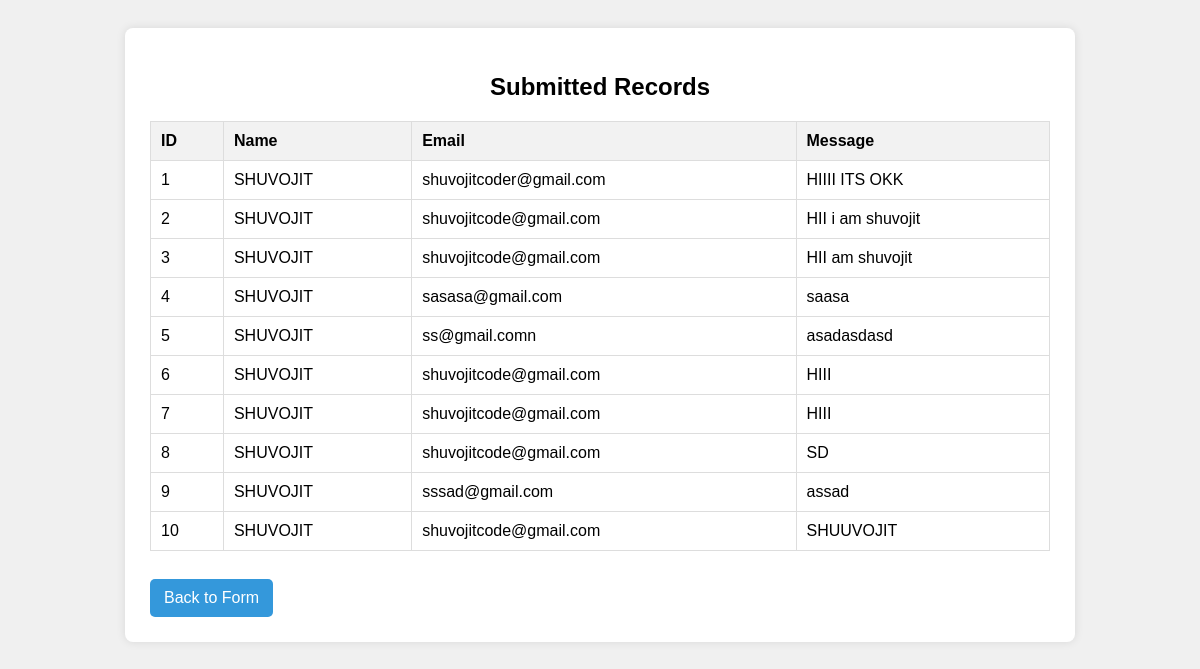
Page /records on the committed database.
### tables this page shows
CREATE TABLE submissions 
                 (id INTEGER PRIMARY KEY AUTOINCREMENT, name TEXT, email TEXT, message TEXT);

### app.py (the view)
@app.route('/records')
def records():
    conn = sqlite3.connect('database.db')
    c = conn.cursor()
    c.execute("SELECT * FROM submissions")
    records = c.fetchall()
    conn.close()
    return render_template('records.html', records=records)

### templates/records.html (shortened to what this page needs)
<!DOCTYPE html>
<html>
<head>
    <link rel="stylesheet" type="text/css" href="{{ url_for('static', filename='style.css') }}">
</head>
<body>
    <div class="form-container">
        <h2>Submitted Records</h2>
        {% if records and records|length > 0 %}
            <table>
                <thead>
                    <tr>
                        <th>ID</th>
                        <th>Name</th>
                        <th>Email</th>
                        <th>Message</th>
                    </tr>
                </thead>
                <tbody>
                    {% for record in records %}
                    <tr>
                        <td>{{ record[0] }}</td>
                        <td>{{ record[1] }}</td>
                        <td>{{ record[2] }}</td>
                        <td>{{ record[3] }}</td>
                    </tr>
                    {% endfor %}
                </tbody>
            </table>
        {% else %}
            <p>No records found.</p>
        {% endif %}
        <br>
        <a href="/" class="back-link">Back to Form</a>
    </div>
</body>
</html>

### static/style.css (style rules this page uses)
body { font-family: Arial, sans-serif; background-color: #f0f0f0; padding: 20px; }
.form-container { width: 90%; max-width: 900px; margin: 0 auto; background-color: #fff; padding: 25px; border-radius: 8px; box-shadow: 0 0 10px rgba(0, 0, 0, 0.1); }
h2 { text-align: center; }
button, .records-button, .back-link { display: inline-block; padding: 10px 14px; background-color: #3498db; color: white; text-decoration: none; border: none; border-radius: 5px; margin-top: 10px; text-align: center; }
table { width: 100%; border-collapse: collapse; margin-top: 15px; }
th, td { padding: 10px; border: 1px solid #ddd; text-align: left; }
th { background-color: #f2f2f2; }

### rows in the picture
submissions: id "1", name "SHUVOJIT", email "shuvojitcoder@gmail.com", message "HIIII ITS OKK"
submissions: id "2", name "SHUVOJIT", email "shuvojitcode@gmail.com", message "HII i am shuvojit"
submissions: id "3", name "SHUVOJIT", email "shuvojitcode@gmail.com", message "HII am shuvojit"
submissions: id "4", name "SHUVOJIT", email "sasasa@gmail.com", message "saasa"
submissions: id "5", name "SHUVOJIT", email "ss@gmail.comn", message "asadasdasd"
submissions: id "6", name "SHUVOJIT", email "shuvojitcode@gmail.com", message "HIII"
submissions: id "7", name "SHUVOJIT", email "shuvojitcode@gmail.com", message "HIII"
submissions: id "8", name "SHUVOJIT", email "shuvojitcode@gmail.com", message "SD"
submissions: id "9", name "SHUVOJIT", email "sssad@gmail.com", message "assad"
submissions: id "10", name "SHUVOJIT", email "shuvojitcode@gmail.com", message "SHUUVOJIT"
